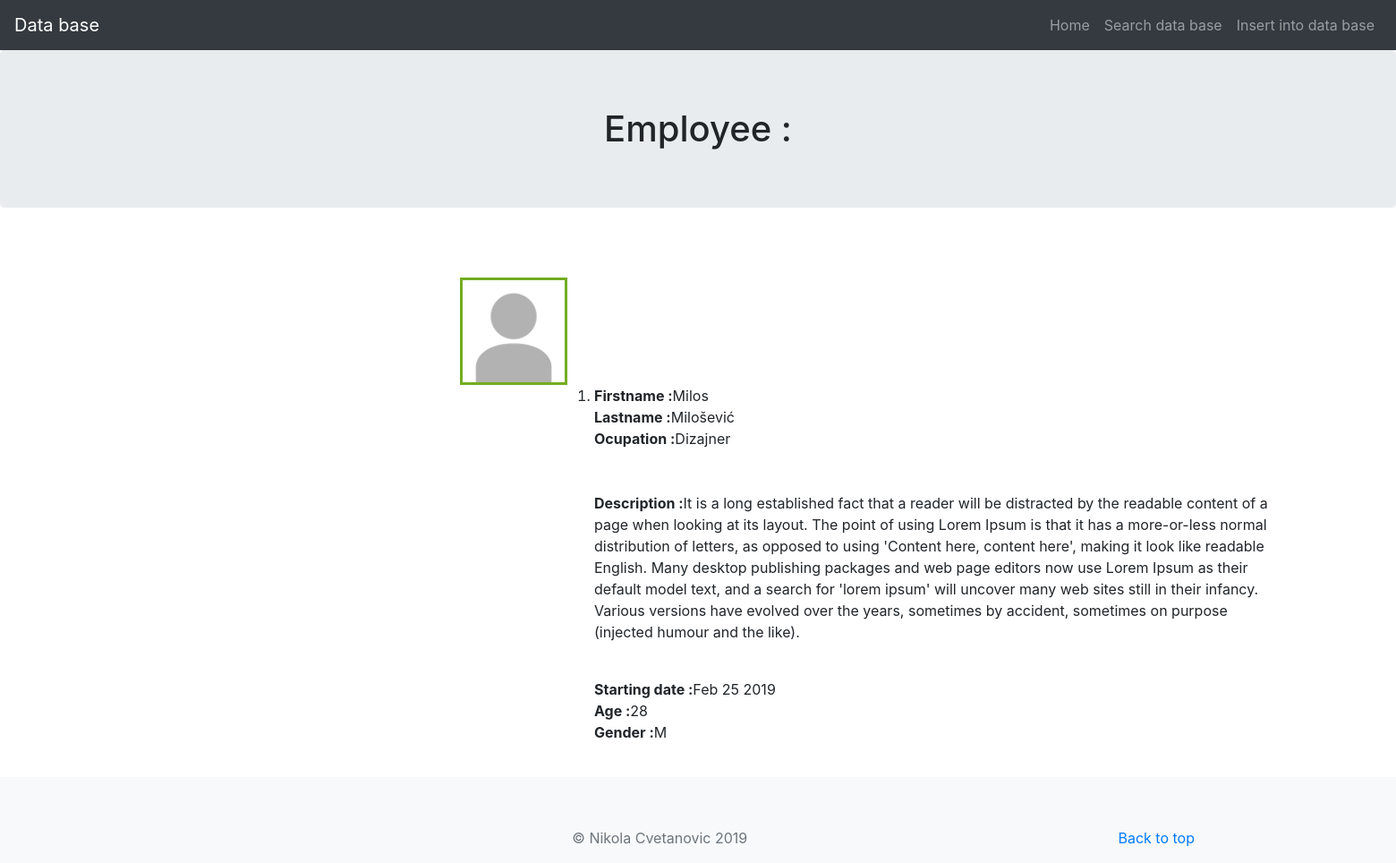
Page /employee.html/Milošević on the committed database.
### webapp/models.py (models this page shows, shortened)
class Employee(models.Model):
    SEX_CHOICES = [("M", "Male"), ("F", "Female")]
    firstname = models.CharField(max_length=20)
    lastname = models.CharField(max_length=20)
    ocupation = models.CharField(max_length=20)
    emp_id = models.IntegerField()
    description = models.TextField(null=True)
    date = models.DateTimeField(null=True)
    age = models.IntegerField(null=True)
    sex = models.CharField(choices=SEX_CHOICES, max_length=1, blank=True)
    photo = models.ImageField(upload_to="emp_picture/",
                              default="static/profile_default.jpg")

### webapp/views.py (the view)
# urls.py: path('employee.html/<lastname>', views.get_employee, name='employee_detail')
def get_employee(request, lastname):
    try:
        employee = Employee.objects.filter(lastname=lastname)
        if employee.count() == 0:
            return render(request, "not_found.html")
    except Employee.DoesNotExist:
        return render(request, "not_found.html")
    return render(request, "employee.html", {"employee": employee})

### webapp/templates/employee.html (shortened to what this page needs)
{% extends "base.html" %}
{% block content %}
{% load staticfiles %}
<h1 class="jumbotron text-center" id="all">Employee : </h1>
<div id="names">
    <ol>
            {% for emp in employee %}
                {% if emp.photo %}
                <img id="photo" src="{{ emp.photo.url }}" width="120">
                {% endif %}
                <br>
                <li><b>Firstname :</b>{{ emp.firstname}}</li>
                <b>Lastname :</b>{{ emp.lastname}}
                <br>
                <b>Ocupation :</b>{{ emp.ocupation}}
                <br>
                <br>
                <br>
                <p id="description">
                    <b>Description :</b>{{ emp.description}}
                </p>
                <br>
                <b>Starting date :</b>{{ emp.date|date:"M d Y" }}
                <br>
                <b>Age :</b>{{ emp.age}}
                <br>
                <b>Gender :</b>{{ emp.sex}}
                <br>
                <br>
                <br>
                {% endfor %}
    </ol>
</div>
<p>
    <a id="button" href="{% url 'search' %}" class="btn btn-primary my-2">Search again</a>
</p>
{% endblock content %}

### webapp/templates/employee.html (style rules this page uses)
#all { margin-bottom: 5%; margin-top: 0%; text-align: center; }
#names { position: relative; left: 40%; top: 15%; }
#description { width: 50% }
#photo { width: 120px; position: relative; right: 150px; border: 3px solid #73AD21; }
#button { position: relative; left: 45%; top: 15%; }

### rows in the picture
Employee: photo (placeholder picture), firstname "Milos", lastname "Milošević", ocupation "Dizajner", description "It is a long established fact that a reader will be distracted by the readable content of a page when looking at its layout. The point of using Lorem Ipsum is that it has a more-or-less normal distribution of letters, as opposed to using 'Content here, content here', making it look like readable English. Many desktop publishing packages and web page editors now use Lorem Ipsum as their default model text, and a search for 'lorem ipsum' will uncover many web sites still in their infancy. Various versions have evolved over the years, sometimes by accident, sometimes on purpose (injected humour and the like).", date "Feb 25 2019", age "28", sex "M"
